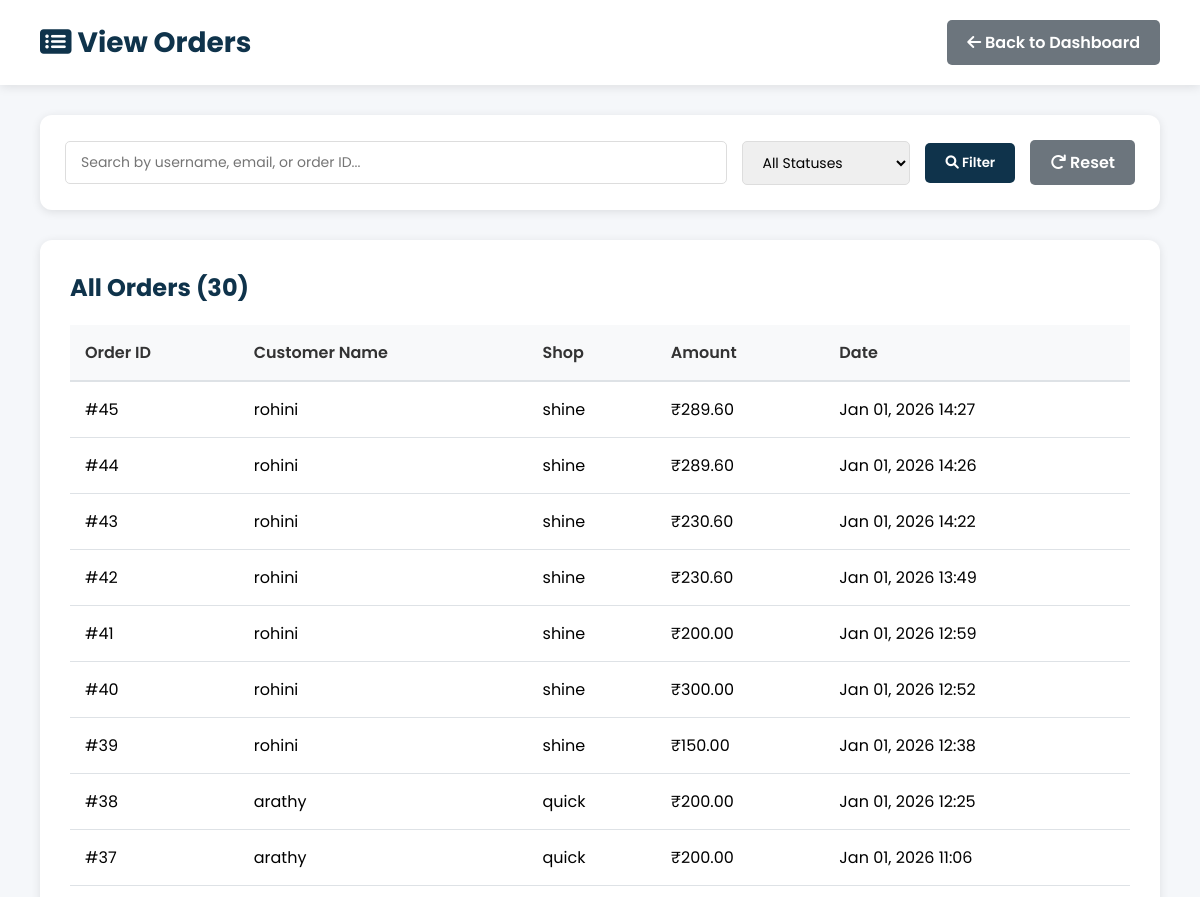
The app's page /admin-panel/orders/ (signed in, upper part), older data.
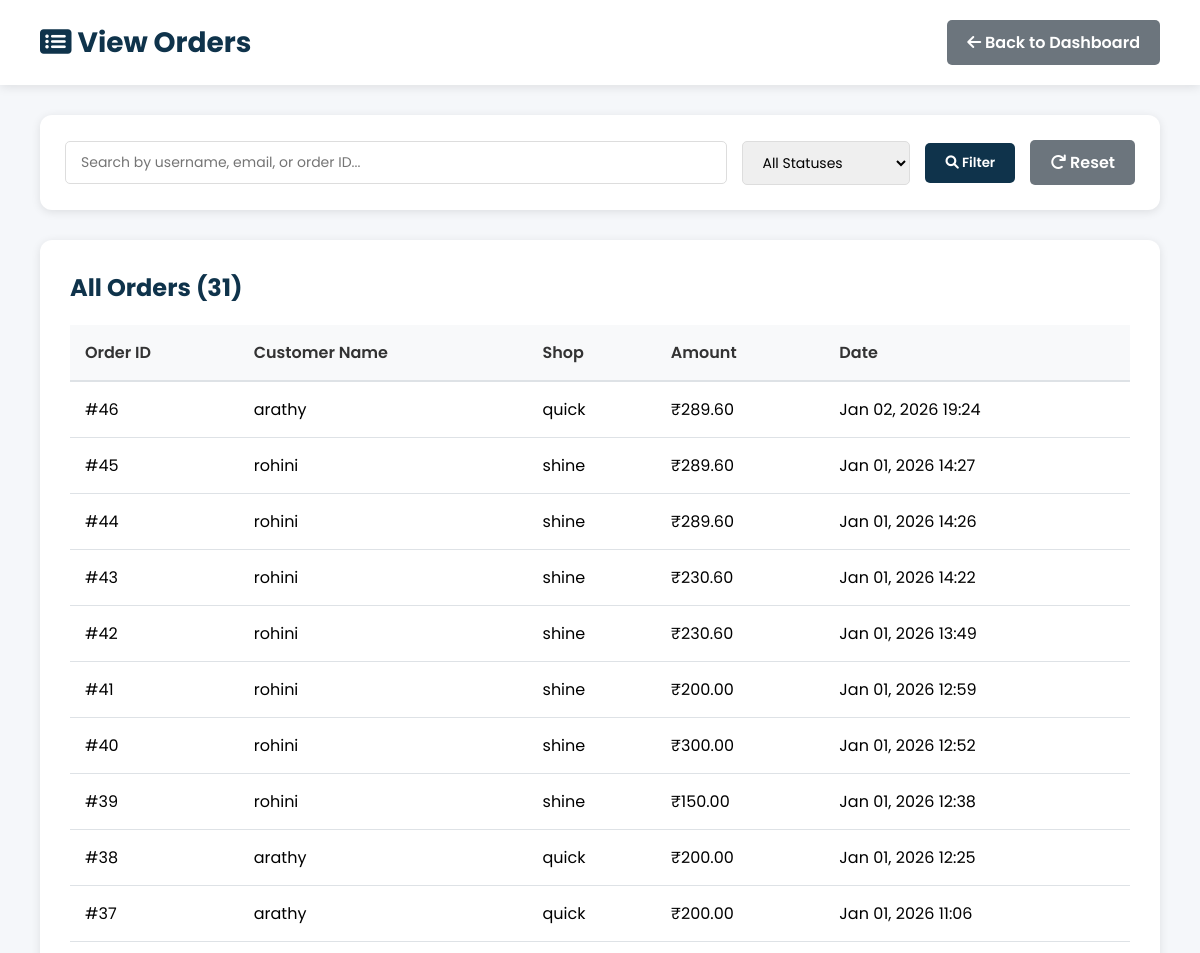
The same page, newer data.
### shop/models.py (models this page shows, shortened)
class Order(models.Model):
    STATUS_CHOICES = [
        ('Pending', 'Pending'),
        ('Washing', 'Washing'),
        ('Drying', 'Drying'),
        ('Ironing', 'Ironing'),
        ('Ready', 'Ready for Pickup'),
        ('Completed', 'Completed'),
    ]
    PAYMENT_CHOICES = [
        ('Pending', 'Pending'),
        ('Completed', 'Completed'),
    ]
    user = models.ForeignKey(User, on_delete=models.CASCADE)
    shop = models.ForeignKey(LaundryShop, on_delete=models.CASCADE)
    branch = models.ForeignKey(Branch, on_delete=models.CASCADE, blank=True, null=True)
    base_amount = models.DecimalField(max_digits=10, decimal_places=2, default=0)
    platform_fee = models.DecimalField(max_digits=10, decimal_places=2, default=0)
    delivery_fee = models.DecimalField(max_digits=10, decimal_places=2, default=0)
    gst_amount = models.DecimalField(max_digits=10, decimal_places=2, default=0)
    amount = models.DecimalField(
        max_digits=10,
        decimal_places=2,
        help_text="Final payable amount (base + fees + GST)"
    )
    cloth_status = models.CharField(
        max_length=20,
        choices=STATUS_CHOICES,
        default='Pending'
    )
    payment_status = models.CharField(
        max_length=20,
        choices=PAYMENT_CHOICES,
        default='Pending'
    )
    pickup_date = models.DateTimeField(blank=True, null=True)
    delivery_date = models.DateTimeField(blank=True, null=True)
    delivery_name = models.CharField(max_length=100, blank=True)
    delivery_address = models.TextField(blank=True)
    delivery_phone = models.CharField(max_length=15, blank=True)
    special_instructions = models.TextField(blank=True)
    created_at = models.DateTimeField(default=timezone.now)
    delay_notified = models.BooleanField(default=False)
    thank_you_sent = models.BooleanField(default=False)
    razorpay_payment_id = models.CharField(max_length=100, blank=True, null=True)
    razorpay_order_id = models.CharField(max_length=100, blank=True, null=True)

class LaundryShop(models.Model):
    name = models.CharField(max_length=100, unique=True)
    email = models.EmailField(unique=True)
    password = models.CharField(max_length=128, blank=True)
    address = models.TextField(blank=True)
    phone = models.CharField(max_length=15, blank=True)
    city = models.CharField(max_length=100, blank=True)
    latitude = models.FloatField(blank=True, null=True)
    longitude = models.FloatField(blank=True, null=True)
    is_approved = models.BooleanField(default=False)
    is_open = models.BooleanField(default=True)
    created_at = models.DateTimeField(default=timezone.now)
    razorpay_account_id = models.CharField(
        max_length=100,
        blank=True,
        null=True,
        help_text="Razorpay Account ID for marketplace payments"
    )
    razorpay_key_id = models.CharField(
        max_length=100,
        blank=True,
        null=True,
        help_text="Razorpay Key ID for shop payments"
    )
    razorpay_key_secret = models.CharField(
        max_length=100,
        blank=True,
        null=True,
        help_text="Razorpay Key Secret for shop payments"
    )
    bank_account_holder_name = models.CharField(
        max_length=100,
        blank=True,
        null=True,
        help_text="Account holder name as per bank records"
    )
    bank_account_number = models.CharField(
        max_length=50,
        blank=True,
        null=True,
        help_text="Bank account number"
    )
    bank_ifsc_code = models.CharField(
        max_length=11,
        blank=True,
        null=True,
        help_text="IFSC code (e.g., HDFC0001234)"
    )
    bank_name = models.CharField(
        max_length=100,
        blank=True,
        null=True,
        help_text="Bank name (e.g., HDFC Bank, SBI)"
    )
    bank_branch = models.CharField(
        max_length=100,
        blank=True,
        null=True,
        help_text="Bank branch name"
    )
    bank_account_type = models.CharField(
        max_length=20,
        choices=[
            ('Savings', 'Savings'),
            ('Current', 'Current'),
        ],
        blank=True,
        null=True,
        help_text="Type of bank account"
    )

### shop/views.py (the view)
# urls.py: path("admin-panel/orders/", views.admin_orders, name="admin_orders"),
@login_required
@user_passes_test(is_staff_user, login_url='login')
def admin_orders(request):
    status_filter = request.GET.get('status', '')
    search_query = request.GET.get('search', '')
    orders = Order.objects.select_related('user', 'shop').order_by('-created_at')
    if status_filter:
        orders = orders.filter(cloth_status=status_filter)
    if search_query:
        orders = orders.filter(
            Q(user__username__icontains=search_query) |
            Q(user__email__icontains=search_query) |
            Q(id__icontains=search_query)
        )
    approved_shops = LaundryShop.objects.filter(is_approved=True)
    orders = orders.filter(shop__is_approved=True)
    context = {
        'orders': orders,
        'status_choices': Order.STATUS_CHOICES,
        'current_status': status_filter,
        'search_query': search_query,
        'all_shops': approved_shops,  # Only approved shops for reassignment
    }
    return render(request, 'admin_orders.html', context)

### shop/views.py (called while the page is built)
def is_staff_user(user):
    return user.is_authenticated and (user.is_staff or user.is_superuser)

### shop/templates/admin_orders.html (shortened to what this page needs)
{% load static %}
<!DOCTYPE html>
<html lang="en">
<head>
    <link rel="stylesheet" href="https://cdnjs.cloudflare.com/ajax/libs/font-awesome/6.0.0-beta3/css/all.min.css">
</head>
<body>
    <div class="admin-header">
        <h1><i class="fas fa-list-alt"></i> {% if title %}{{ title }}{% else %}View Orders{% endif %}</h1>
        <div>
            <a href="{% url 'admin_dashboard' %}" class="btn btn-secondary">
                <i class="fas fa-arrow-left"></i> Back to Dashboard
            </a>
        </div>
    </div>
    <div class="admin-container">
        <div class="filters">
            <form method="get" style="display: flex; gap: 15px; flex-wrap: wrap; width: 100%; align-items: center;">
                <input type="text" name="search" placeholder="Search by username, email, or order ID..." value="{{ search_query }}">
                <select name="status">
                    <option value="">All Statuses</option>
                </select>
                <button type="submit" class="btn btn-primary">
                    <i class="fas fa-search"></i> Filter
                </button>
                <a href="{% url 'admin_orders' %}" class="btn btn-secondary">
                    <i class="fas fa-redo"></i> Reset
                </a>
            </form>
        </div>
        <div class="dashboard-section">
            <h2 style="margin-bottom: 20px; color: var(--primary-color);">
                {% if title %}{{ title }}{% else %}All Orders{% endif %} ({{ orders.count }})
            </h2>
            {% if orders %}
            <table class="data-table">
                <thead>
                    <tr>
                        <th>Order ID</th>
                        <th>Customer Name</th>
                        <th>Shop</th>
                        <th>Amount</th>
                        <th>Date</th>
                    </tr>
                </thead>
                <tbody>
                    {% for order in orders %}
                    <tr>
                        <td>#{{ order.id }}</td>
                        <td>{{ order.user.get_full_name|default:order.user.username }}</td>
                        <td>{{ order.shop.name|default:"N/A" }}</td>
                        <td>₹{{ order.amount|floatformat:2 }}</td>
                        <td>{{ order.created_at|date:"M d, Y H:i" }}</td>
                    </tr>
                    {% endfor %}
                </tbody>
            </table>
            {% else %}
            <div style="text-align: center; padding: 40px; color: #999;">
                <i class="fas fa-inbox" style="font-size: 48px; margin-bottom: 15px; opacity: 0.5;"></i>
                <p>No orders found</p>
            </div>
            {% endif %}
        </div>
    </div>
</body>
</html>

Row changes from the older to the newer data that the page shows:
added Order: id "46", user.get_full_name "arathy", shop.name "quick", amount "289.60", created_at "Jan 02, 2026 19:24"
Text that changed along with them:
{{ orders.count }}: "30" → "31"
